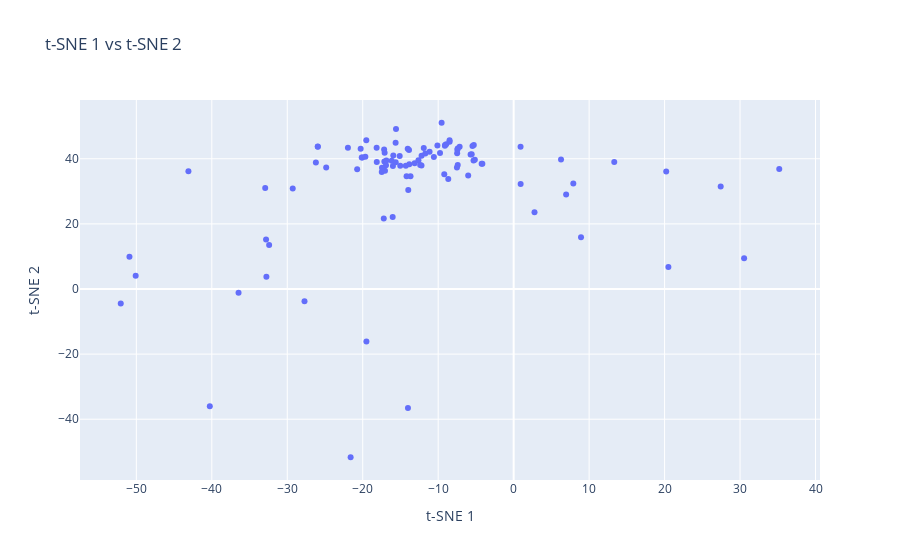

Notebook code for this chart:
### Markdown cell above
#### 1. LSTM

### Code cell
lstm_tsne_embds = TSNE(n_components=2).fit_transform(lstm_embds)
plot_words(lstm_tsne_embds, 0, number_of_words, 1)

### Figure 1 — Plotly figure (JSON) as saved in the notebook; plotly's stock layout.template omitted (floating-point values rounded to 4 significant figures)
{"data": [{"mode": "markers", "text": ["n", "place", "food", "good", "like", "get", "time", "i", "would", "one", "order", "great", "servic", "back", "realli", "it", "tri", "even", "friend", "look", "want", "come", "ni", "got", "wait", "have", "ask", "restaur", "nthe", "also", "make", "love", "am", "price", "go", "nice", "never", "well", "could", "peopl", "drink", "went", "know", "say", "room", "came", "much", "said", "first", "eat", "day", "take", "tabl", "thing", "minut", "littl", "best", "tast", "not", "better", "call", "way", "night", "need", "that", "think", "bar", "two", "staff", "alway", "pretti", "give", "experi", "work", "chicken", "made", "here", "see", "there", "vega", "bad", "menu", "told", "fri", "use", "star", "review", "hour", "right", "still", "custom", "walk", "ever", "check", "locat", "around", "lot", "new", "seem", "took"], "type": "scatter", "x": [-15.03, -15.95, -21.6, -8.939, -17.48, -7.411, -11.14, -17.16, -16.16, -19.51, -9.194, -11.91, -17.05, -17.13, -20.06, -13.86, -21.96, -8.487, -20.74, -5.708, -13.97, -18.16, -17.21, -16.92, -40.26, -9.759, -15.59, -20.28, -7.16, -4.243, -5.316, -18.14, -19.65, -32.4, -13.83, -10.1, -25.95, 7.902, 0.9259, 6.276, -15.63, -19.53, 27.43, -7.517, -16.87, 35.19, -20.13, -12.21, 8.925, 2.762, -24.84, -25.96, -6.024, -50.09, 20.21, -5.145, -9.084, -52.07, -9.114, -16.0, -32.81, 20.5, -14.01, -5.564, 30.54, -15.64, -8.496, -9.547, -7.459, -29.28, -14.29, 0.9154, -7.416, 6.951, -32.92, -50.91, -13.67, -32.77, -27.72, -8.666, 13.33, -12.2, -13.12, -4.15, -36.46, -12.62, -10.57, -26.21, -5.282, -7.49, -15.1, -12.39, -17.44, -16.03, -14.19, -17.1, -5.459, -14.04, -11.71, -43.1], "y": [37.85, 40.97, -51.68, 44.49, 35.95, 38.07, 42.18, 42.89, 39.36, -16.12, 35.21, 43.29, 36.33, 39.16, 40.39, 42.67, 43.37, 45.26, 36.82, 41.34, 30.39, 43.4, 21.63, 37.98, -35.98, 41.79, 49.12, 43.09, 43.7, 38.45, 39.51, 39.01, 40.61, 13.51, 38.31, 44.04, 43.73, 32.38, 32.22, 39.81, 38.92, 45.69, 31.5, 37.35, 39.47, 36.84, 40.39, 37.96, 15.89, 23.55, 37.35, 43.73, 34.89, 4.075, 36.06, 39.67, 44.25, -4.43, 43.99, 37.8, 15.21, 6.758, -36.55, 41.39, 9.434, 44.96, 45.7, 51.06, 42.79, 30.84, 37.89, 43.7, 43.12, 29.02, 31.03, 9.922, 34.67, 3.794, -3.764, 33.8, 38.97, 40.94, 38.63, 38.49, -1.186, 39.58, 40.53, 38.88, 44.21, 41.69, 40.84, 38.12, 37.24, 22.14, 34.6, 41.85, 43.89, 43.05, 41.62, 36.17]}], "layout": {"hovermode": "closest", "title": {"text": "t-SNE 1 vs t-SNE 2"}, "xaxis": {"title": {"text": "t-SNE 1"}}, "yaxis": {"title": {"text": "t-SNE 2"}}}}
